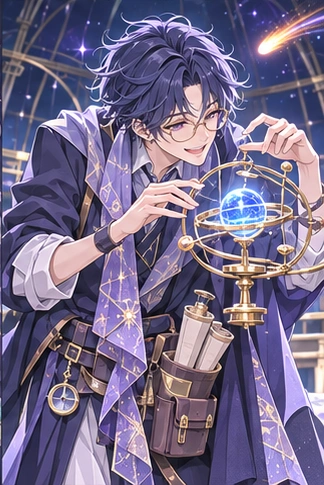
#> input picture legacy/illustrated-v0.4/portraits-v4/comet.webp, 324 x 485 px, given in place of oak.webp, which was not available
$ python crop-faces.py
#> lines starting #> are read from the running program, lines starting #| are printed output that depends on the picture
"""Create head-and-shoulders crops without resizing or distorting the source."""
from pathlib import Path
from PIL import Image

root = Path(__file__).parent / 'dist'
output = root / 'faces-v5'
output.mkdir(exist_ok=True)
# Face center in each approved portrait; centers differ with character poses.
centers = {'oak': (.56, .17), 'fern': (.58, .24), 'moss': (.59, .20),
           'ember': (.54, .27), 'flare': (.49, .18), 'sun': (.56, .17),
           'tide': (.51, .20), 'dew': (.61, .22), 'moon': (.51, .20),
           'comet': (.56, .25)}
for name, (cx, cy) in centers.items():
    source = Image.open(root / 'portraits-v4' / f'{name}.webp')
#> source is the input picture: PIL image 324x485 RGB; mean R, G, B 116.5, 106, 137
    width = round(source.width * .56 / 4) * 4
#> width = 180
    height = width * 5 // 4
#> height = 225
    left = max(0, min(source.width - width, round(source.width * cx - width / 2)))
#> left = 91
    top = max(0, min(source.height - height, round(source.height * cy - height * .4)))
#> top = 0
    source.crop((left, top, left + width, top + height)).save(output / f'{name}.webp', quality=95)
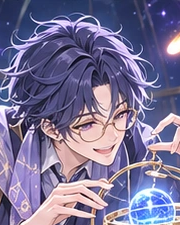
#> saved as oak.webp: PIL image 180x225 RGB; mean R, G, B 121.6, 114.7, 150.2
    print(f'{name}: {width}x{height}')
#| oak: 180x225
#> pass 2 of the loop `for name, (cx, cy) in centers.items():`:
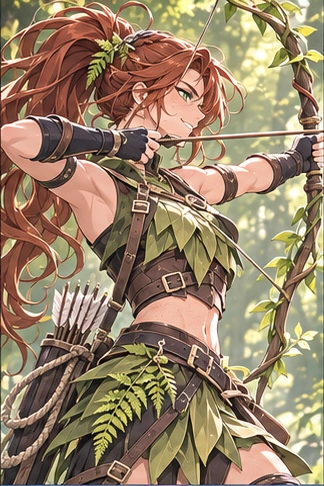
#> input picture legacy/illustrated-v0.4/portraits-v4/fern.webp, 324 x 486 px, found by its file name
#> source is the input picture: PIL image 324x486 RGB; mean R, G, B 152.1, 130.5, 104.5
#> `source.crop((left, top, left + width, top + height)).save(output / f'{..`:
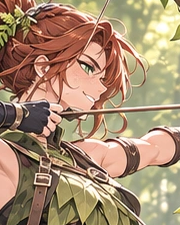
#> saved as fern.webp: PIL image 180x225 RGB; mean R, G, B 167.7, 140.8, 113.5
#| fern: 180x225
#> pass 3 of the loop `for name, (cx, cy) in centers.items():`:
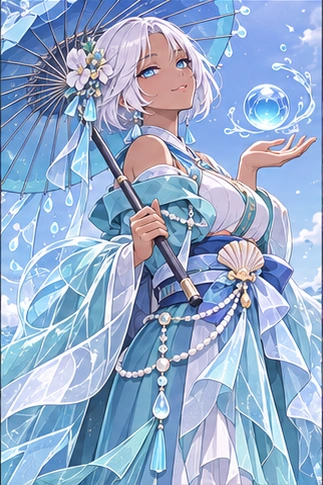
#> input picture legacy/illustrated-v0.4/portraits-v4/dew.webp, 323 x 485 px, given in place of moss.webp, which was not available
#> source is the input picture: PIL image 323x485 RGB; mean R, G, B 150.1, 172.9, 204.5
#> `source.crop((left, top, left + width, top + height)).save(output / f'{..`:
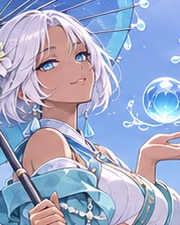
#> saved as moss.webp: PIL image 180x225 RGB; mean R, G, B 162, 170.7, 200.1
#| moss: 180x225
#> (the run stopped early here; a loop or call above may not have finished)
